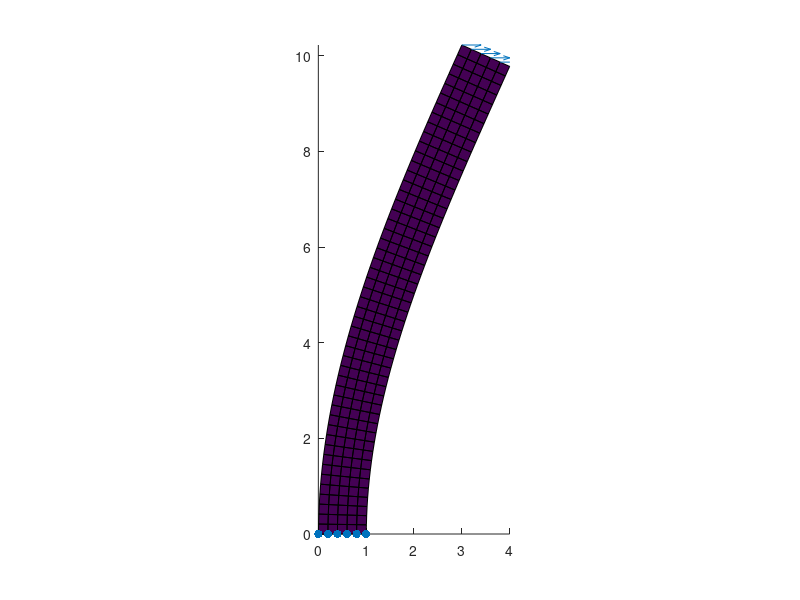

This figure's MATLAB source:
%--------------------------------------------------------------------------
%Program: Structure2D
%Description: Structural static eq solver in 2D for square elements.
%Version: 2.0
%Author: Ilyas Ramdzan
%Last Updated: 30/11/16
%Requirements: elem.txt nodes.txt facefixed.txt faceloaded.txt
%--------------------------------------------------------------------------
%% initialize program

% Clear workspace and command window
clear; clc; tic
disp([datestr(now),' START STATIC'])
fprintf(' Runtime \n')

% Import nodes and elements information
nodes=load('nodes.txt');%file containing node coordinates
elem=load('elem.txt');  %file containing element connectivity information
[num_nodes,dimension]=size(nodes);
[num_elem,order_elem]=size(elem);
fprintf('%8.2f  Files loaded. %d Nodes. %d Elements \n',toc,num_nodes,num_elem)

% Initialize matrices
coord=zeros(4,dimension); %local coordinates for 2D square
n=num_nodes*dimension;
Km=zeros(n,n); % global stiffness matrix
Mm=zeros(n,n); % global mass matrix

%% Generating the Stiffness Matrix [Km] and Mass Matrix [Mm]
fprintf('%8.2f  Compute stiffness matrix and mass matrix \n',toc)

for elemnum=1:num_elem;
    % gather local coordinate matrix
    for nodenum=1:4; % local node number
        coord(nodenum,:)=nodes(elem(elemnum,nodenum),:); 
    end
    
    ng=3; %number of gauss point for integration through the legendre quadrature
    xg=zeros(3,3);
    wg=zeros(3,3);

    % gauss points and weights, the first index denotes the current gauss 
    % point while the second index is the total number of integration 
    % points
    xg(1,1)=0; 
    wg(1,1)=2;
    
    xg(1,2)=-0.5773502691896;
    xg(2,2)=+0.5773502691896;
    wg(1,2)=1;
    wg(2,2)=1;
    
    xg(1,3)=-0.7745966692415;
    xg(2,3)=0;
    xg(3,3)=+0.7745966692415;
    wg(1,3)=0.5555555555555;
    wg(2,3)=0.8888888888888;
    wg(3,3)=0.5555555555555;
    
    % loop for every gauss point i,j,k represent the indices for the gauss
    % points
    km=zeros(8,8);
    for i=1:ng; 
        for j=1:ng;
            % a matrix of derivatives of shape function w.r.t local axis
            % taken at the gauss points 
            der=0.25*[...
            -(1-xg(j,ng)), -(1+xg(j,ng)),(1+xg(j,ng)),  (1-xg(j,ng));...
            -(1-xg(i,ng)),  (1-xg(i,ng)),(1+xg(i,ng)), -(1+xg(i,ng))];
 
            jac= der*coord;  % jacobian of the transformation matrix
            detjac=det(jac); % determinant of the jacobian
            deriv=jac\der;% a matrix of derivatives of the shape function w.r.t to global coordinates

            %% [B] matrix
            % computing the [B] matrix by assembling the derivatives 
            % for 2D rectangular elements
            B=zeros(3,8);
            for m=1:4;
                n=2*m-1;
                B(1,n)=deriv(1,m);
                B(2,n+1)=deriv(2,m);
                B(3,n)=deriv(2,m);
                B(3,n+1)=deriv(1,m);
            end

            %% Material Matrix [D]
            % compute the stress-strain relationship matrix, 
            % otherwise known as the material matrix. 
            E=7e7; % young's modulus
            nu=0.3; % poisson's ratio
            rho=7800; %density, required for mass matrix

            
            % for plane strain
            c1=(E*(1-nu))/((1+nu)*(1-2*nu));
            c2=nu/(1-nu);
            c3=(1-2*nu)/(2*(1-nu));
                
            D=c1.*[...
                1,  c2, 0;...
                c2, 1,  0;...
                0,  0,  c3];
            
            %% [B]'[D][B]dxdydz 
            % compute the sum of the integrands at all the gauss points
            BtDB=B'*D*B;
            km=km+detjac*wg(i,ng)*wg(j,ng)*BtDB;
        end
    end

    %% assemble the global stiffness matrix [Km]
    for i=1:4
        localnum1=i*2;
        globalnum1=elem(elemnum,i)*2;
        for j=1:4
            localnum2=j*2;
            globalnum2=elem(elemnum,j)*2;
            Km(globalnum1-1:globalnum1,globalnum2-1:globalnum2)=...
                Km(globalnum1-1:globalnum1,globalnum2-1:globalnum2)+...
                km(localnum1-1:localnum1,localnum2-1:localnum2);
        end
    end
end

%% Loads
% constructing the force matrix
fprintf('%8.2f  Applying loads \n',toc)

F=zeros(num_nodes*2,1);
Fx=zeros(num_nodes,1);
Fy=zeros(num_nodes,1);

%the load applied
loaded=load('faceloaded.txt');
Fx(loaded)=1/numel(loaded); 
Fy(loaded)=0; 

for i=loaded;
    F(i*2-1)=Fx(i);  
    F(i*2)=Fy(i);
end

%% Boundary Conditions
% apply displacement constraint=0 for bottom nodes
fprintf('%8.2f  Applying constraints \n',toc)

fixed=load('facefixed.txt'); % add the node number of fixed nodes here

trimvector=zeros((num_nodes-numel(fixed))*2,1);
trimcounter=0;
for i=1:num_nodes
    if any(i==fixed)
        continue
    end
    trimcounter=trimcounter+1;
    trimvector(trimcounter*2-1:trimcounter*2)=(i*2-1):i*2;
end
Km=Km(trimvector,trimvector);
F=F(trimvector);
%Mm=Mm(trimvector,trimvector);

fprintf('%8.2f  Number of equations = %d \n',toc,length(trimvector))

%% solve [K]{U}={F} for static case
% currently using full inverse matrix computation. other methods should be 
% considered if given enough time
fprintf('%8.2f  Solving [K]{u}={F} \n',toc)
U=Km\F;

% sorting the computed displacements into a matrix of x y coordinates
dis=zeros(num_nodes,dimension);
count=0;
for i=1:num_nodes;
    if any(i==fixed) % skip the boundary condition nodes
        count=count+1;
        continue
    end
    dis(i,:)=U(2*(i-count)-1:2*(i-count))';
end
dis_mag=sqrt(dis(:,1).^2+dis(:,2).^2); % for patch colour
vis_scale=0.3*max(max(nodes)); % visualization scale
if max(max(abs(dis)))==0;
    dis_scaled=dis;
else
    dis_scaled=dis*vis_scale/max(max(abs(dis)));
end
displaced=dis_scaled+nodes; 

%% Visualization
fprintf('%8.2f  Processing plot \n',toc)

% create displacement plot
x=zeros(num_elem,4);
y=zeros(num_elem,4);
c=zeros(num_elem,4);

for elemnum=1:num_elem;
    x(elemnum,:)=displaced(elem(elemnum,:),1);
    y(elemnum,:)=displaced(elem(elemnum,:),2);
    c(elemnum,:)=dis_mag(elem(elemnum,:));
end

figure
hold on
patch(x',y',c')

% adjust plot
daspect([1,1,1])
xlim([min(displaced(:,1)) max(displaced(:,1))])
ylim([min(displaced(:,2)) max(displaced(:,2))])
% load arrow vector icon and fixed constraint icon
quiver(displaced(loaded,1),displaced(loaded,2),Fx(loaded),Fy(loaded))
scatter(displaced(fixed,1),displaced(fixed,2),'filled') 

%% compare to theory
format long
I=max(nodes(:,1))^3*1/12;
L=max(nodes(:,2));
calc=abs(1*L^3/(3*E*I));
code=max(abs(dis(:,1)));
pcterr=(calc-code)*100/calc;
fprintf('handcalc       code   pcterror \n')
fprintf('%8.6f   %8.6f   %8.6f \n',calc,code,pcterr)

fprintf('%8.2f  FINISH \n',toc)
